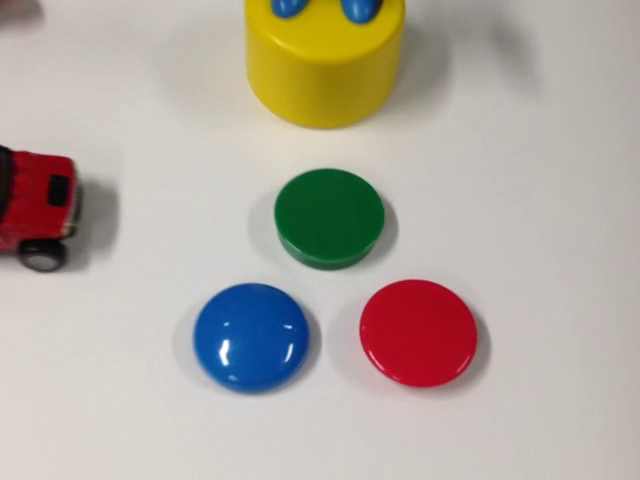
//> input picture frame 57 of OpenCV_for_Cpp/examples/sample2.avi, 640 x 480 px
$ ./DFT   (built with g++ and OpenCV 4)
//> lines starting //> are read from the running program, lines starting //| are printed output that depends on the picture
// 音は横軸時間・縦軸振幅の複数の正弦波で表現できることから、周波数とその強度（棒グラフ）に変換することができる
// 上記の内容で特定の周波数の音を消去することをフーリエ変換を用いた周波数フィルタリングという
// 逆フーリエ変換で棒グラフから正弦波に変換することができる
// 音は横軸時間で考えていたが、画像は位置で考えることができ同じ要領で変換処理ができる
// 画像の輝度（ピクセルの強度）は位置によって飛び飛びの値なので離散フーリエ変換(Discrete Fourier Transformation)を用いる
// 周波数領域は中心が0,四隅は周波数は大きい値となる
// 上記の中心部分を0にする(=黒くする)と逆離散フーリエ変換すると輪郭抽出ができる、高い周波数すなわちピクセル強度が大きい部分のみ抽出
// 画像のサイズの2乗に比例した時間がフーリエ変換するのにかかるので、OpenCVの関数には高速フーリエ変換が採用されている
// dft関数の出力は中心が高周波、四隅は低周波なので配置の並び替えが必要
// 上記の関数は2,3,5の冪乗の積の画像サイズでなければならない、そうでないときはゼロパディングでサイズを調整する
// 高周波領域をカットすることで画像の圧縮ができる、元画像とあまり変化がない

#include <iostream>
#include <opencv2/opencv.hpp>

using namespace std;
using namespace cv;

void onMouse(int event, int x, int y, int flags, void* userdata);
void shiftImage(Mat& img);              // 画像入れ替え関数

int main()
{
  VideoCapture cap("../examples/sample2.avi");
  Mat src, srcW, freqW, dstW;

  // DFT用最適サイズ取得
  int oW = getOptimalDFTSize((int)cap.get(CAP_PROP_FRAME_WIDTH));
  int oH = getOptimalDFTSize((int)cap.get(CAP_PROP_FRAME_HEIGHT));
  Mat mask(Size(oW, oH), CV_32FC2, Scalar(1.0, 1.0));
  namedWindow("周波数分布");
  setMouseCallback("周波数分布", onMouse, &mask);

  while (1) {
    cap >> src; if (src.empty()) break;
//> further down, src is the input picture: 480 rows x 640 cols, CV_8UC3; mean B, G, R 160.8, 170.4, 179

    // 入力映像を DFT 入力形式に変換
    copyMakeBorder(src, src,
      0, oH - src.rows, 0, oW - src.cols,
      BORDER_CONSTANT, Scalar::all(0));
    cvtColor(src, src, COLOR_BGR2GRAY);
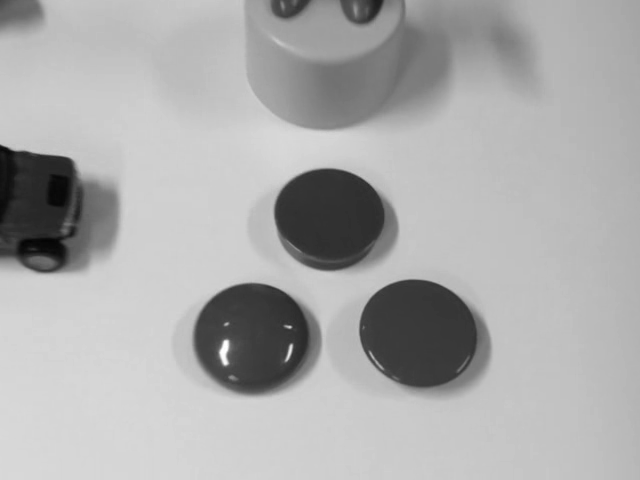
//> src: 480 rows x 640 cols, CV_8UC1; min 4, max 255, mean 171.8
    src.convertTo(src, CV_32FC1, 1.0 / 255.0);
//> src: 480 rows x 640 cols, CV_32FC1
    imshow("入力映像", src);
    vector<Mat> chW{ src, Mat::zeros(src.size(), CV_32FC1) };
//> chW[1]: 480 rows x 640 cols, CV_32FC1; every value is 0
    merge(chW, srcW);                   // チャンネル数2の入力画像srcWを合成

    // DFT
    dft(srcW, freqW);                   // DFT計算
    shiftImage(freqW);                  // 画像入れ替え
    freqW = freqW.mul(mask);            // フィルタリング（マスクとの積）
    split(freqW, chW);
    imshow("周波数分布", chW[0] / 10);
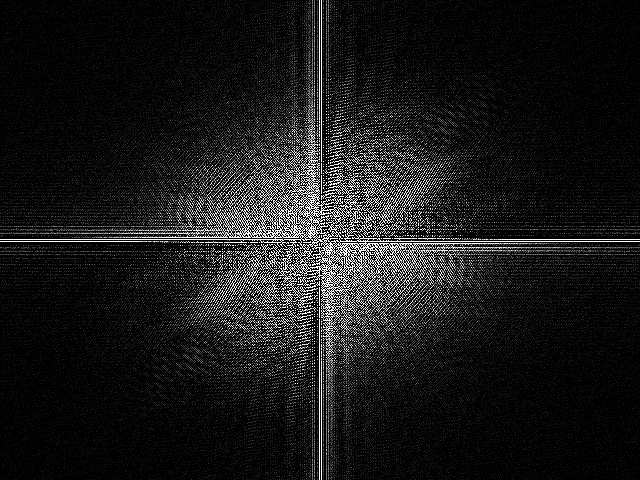
//> window '周波数分布': 480 rows x 640 cols, CV_8UC1; min 0, max 255, mean 25.2

    // 逆 DFT
    shiftImage(freqW);                  // 画像入れ替え（元に戻す）
    idft(freqW, dstW);                  // 逆DFT計算
    split(dstW, chW);
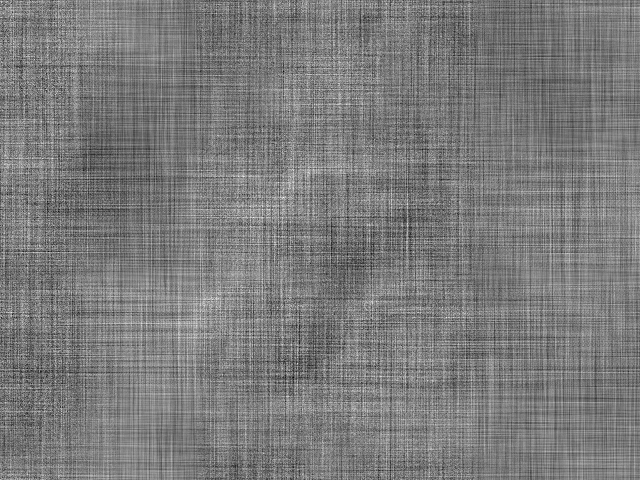
//> chW[1]: 480 rows x 640 cols, CV_32FC1; min -0.0396, max 0.0422, mean 7.45e-11; drawn with min black and max white
    normalize(chW[0], chW[0], 0.0, 1.0, NORM_MINMAX);
    imshow("逆DFT映像", chW[0]);

    if (waitKey(20) == 27) break;
//> the Esc key is pressed
  }

  return 0;
}

// マウスによる塗りつぶし
void onMouse(int event, int x, int y, int flags, void* userdata)
{
  Mat* mask = (Mat*)(userdata);         // void型をMat型にキャスト
  switch (event) {
  case EVENT_MOUSEMOVE:                 // マウス移動中
    if (flags == EVENT_FLAG_LBUTTON) {  // 左ボタンを押したとき
      circle(*mask, Point(x, y), 32, Scalar(0.0), -1);  // 黒円を描画
    }
    break;
  case EVENT_RBUTTONDOWN:               // 右ボタンを押したとき
    (*mask).setTo(1.0);                 // リセット
    break;
  }
}

// 画像入れ替え関数
void shiftImage(Mat& img) {
  int cx = img.cols / 2, cy = img.rows / 2;
  Mat q0(img, Rect(0, 0, cx, cy)), q1(img, Rect(cx, 0, cx, cy));
  Mat q2(img, Rect(0, cy, cx, cy)), q3(img, Rect(cx, cy, cx, cy)), tmp;
  q0.copyTo(tmp);
  q3.copyTo(q0);
  tmp.copyTo(q3);
  q1.copyTo(tmp);
  q2.copyTo(q1);
  tmp.copyTo(q2);
}

$ run again, starting later in the video
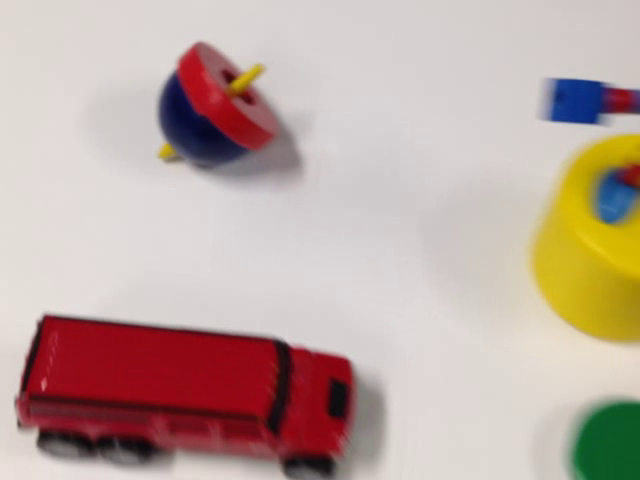
//> input picture frame 463 of OpenCV_for_Cpp/examples/sample2.avi, 640 x 480 px
//> src is the input picture: 480 rows x 640 cols, CV_8UC3; mean B, G, R 162.2, 170.1, 190.5
//> `split(dstW, chW);`:
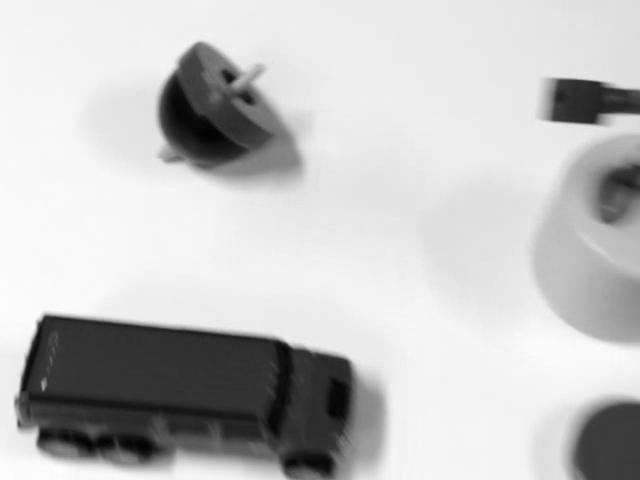
//> chW[0]: 480 rows x 640 cols, CV_32FC1; min 9637.7, max 273468.3, mean 211055.4; drawn with min black and max white
//> `split(dstW, chW);`:
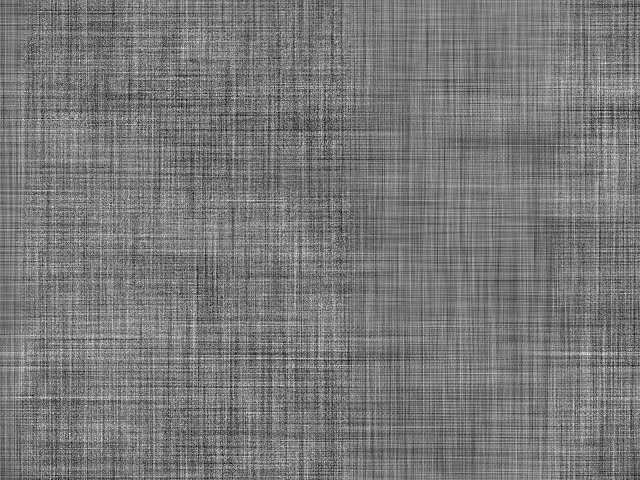
//> chW[1]: 480 rows x 640 cols, CV_32FC1; min -0.0395, max 0.0441, mean -7.76e-12; drawn with min black and max white
